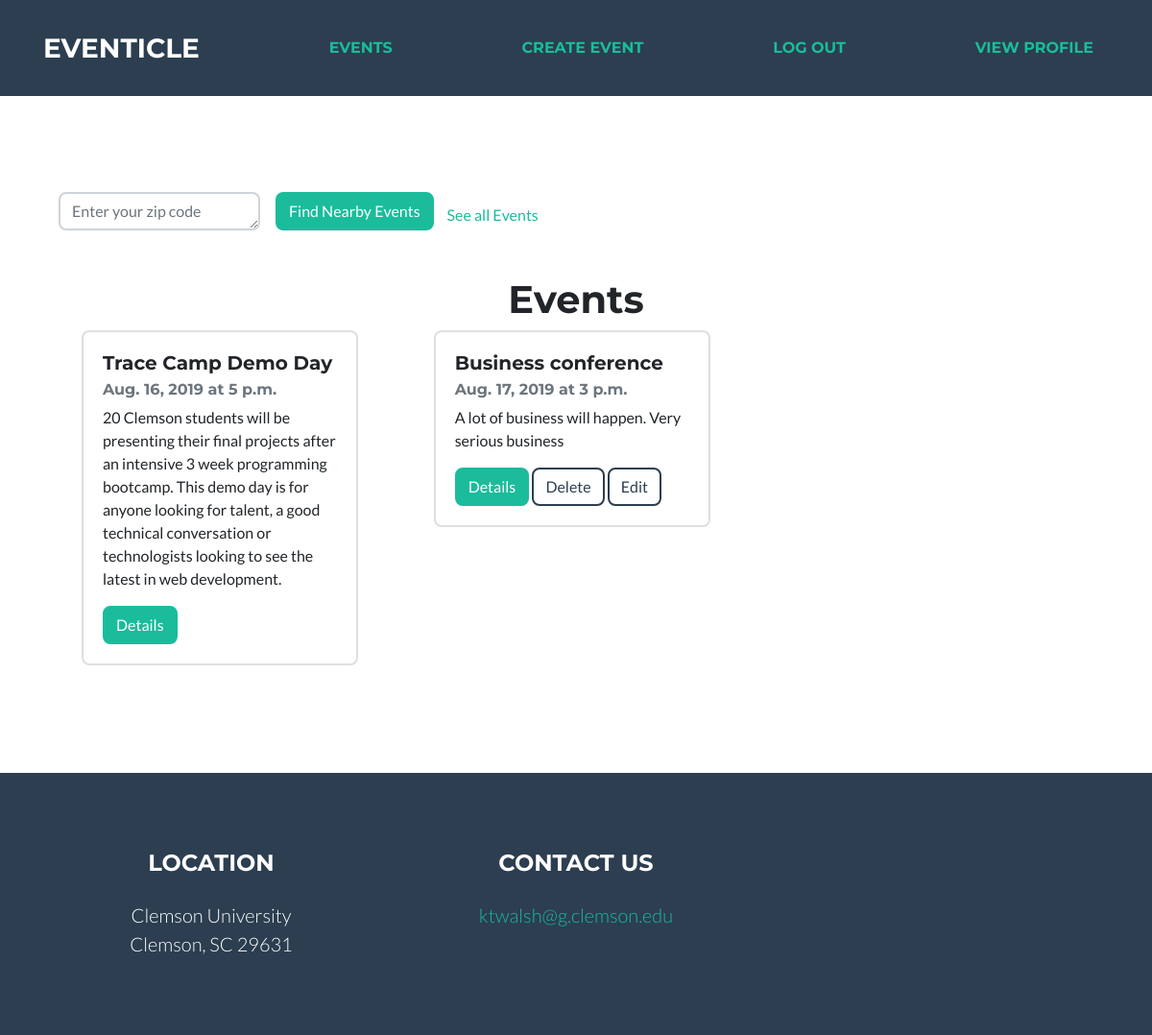
The page /event/view (signed in) on the database its author committed.
### eventapp/models.py (models this page shows)
class Event(models.Model):
    creator = models.ForeignKey(User, on_delete=models.CASCADE, related_name='creator')
    title = models.TextField()
    description = models.TextField()
    location = models.TextField()
    date = models.DateField()
    time = models.TimeField()
    attendees = models.ManyToManyField(User, related_name='attendees')

### eventapp/views.py (the view)
# urls.py: path('view', views.ListEvent.as_view(template_name="event_list.html")),
class ListEvent(ListView):
    model = Event

### eventapp/templates/event_list.html
{% extends "home.html" %}
{% block body %}
<section class="text-center masthead">
    <div class="container">
        <div class="inline">
            <form class="form-inline" method="GET" action="/event/view/search">
                <div class="form-group mx-sm-3 mb-2">
                    <textarea class="form-control" name="find_nearby" cols="20" rows="1" required="" id="id_find_nearby"
                        placeholder="Enter your zip code" maxlength="5"></textarea>
                </div>
                <input type="submit" class="btn btn-primary mb-2" value="Find Nearby Events" />
                <div class='text-right'>
                    <a href="/event/view" class="btn btn-link">See all Events</a>
                </div>
            </form>
        </div>
        <br>
        <h1>Events</h1>
        <ul>
            <div class="row">
                {% for event in object_list %}
                <div class="col-sm-4">
                    <div class="card" style="width: 18rem;">
                        <div class="card-body text-left">
                            <h5 class="card-title">{{event.title}}</h5>
                            <h6 class="card-subtitle mb-2 text-muted">{{event.date}} at {{event.time}}</h6>
                            <p class="card-text">{{event.description}}</p>
                            <a href="/event/details/{{event.id}}" class="btn btn-primary">Details</a>
                            {% if event.creator == user %}
                            <a href="/event/delete/{{event.id}}" class="btn btn-outline-secondary">Delete</a>
                            <a href="/event/update/{{event.id}}" class="btn btn-outline-secondary">Edit</a>
                            {% endif %}
                        </div>
                    </div>
                </div>
                {% empty %}
                <li>No events yet.</li>
                {% endfor %}
            </div>
        </ul>
    </div>
</section>
{% endblock %}

### rows shown on the page
Event: title "Trace Camp Demo Day", date "Aug. 16, 2019", time "5 p.m.", description "20 Clemson students will be presenting their final projects after an intensive 3 week programming bootcamp. This demo day is for anyone looking for talent, a good technical conversation or technologists looking to see the latest in web development."
Event: title "Business conference", date "Aug. 17, 2019", time "3 p.m.", description "A lot of business will happen. Very serious business"
